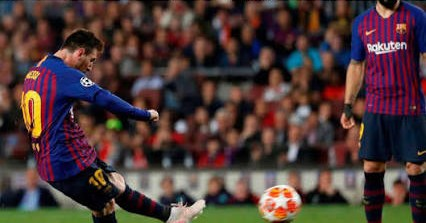
#> input picture img/messi-disparo.jpg, 426 x 223 px; its folder holds 5 pictures in this run
$ python generar_como_funciona.py
#> lines starting #> are read from the running program, lines starting #| are printed output that depends on the picture
"""Imágenes de «Cómo funciona» (portada de pagina_interactiva.html).

Cada una toma una foto real del proyecto (img/) y le dibuja encima el paso del análisis
que explica: escala, detección, seguimiento, ajuste, integral, velocidades, resultado y confianza.
Uso:  python figuras/generar_como_funciona.py
"""
from pathlib import Path
from PIL import Image, ImageDraw, ImageFilter, ImageFont

RAIZ = Path(__file__).resolve().parent.parent
IMG = RAIZ / "img"
W, H = 960, 540
VERDE, CIAN, ROJO, BLANCO, NOCHE = (184, 255, 74), (40, 169, 255), (255, 77, 94), (242, 245, 250), (8, 13, 22)


def fuente(nombre, t):
#> called with nombre = 'consolab.ttf', t = 22
    for n in (nombre, "segoeui.ttf", "arial.ttf"):
        try:
            return ImageFont.truetype(f"C:/Windows/Fonts/{n}", t)
        except OSError:
            pass
    return ImageFont.load_default()


MONO, TIT, TXT = fuente("consolab.ttf", 22), fuente("segoeuib.ttf", 30), fuente("segoeui.ttf", 20)


def encajar(nombre, oscuro=0.35):
    """La foto completa a lo alto, centrada, sobre una versión desenfocada de sí misma."""
    im = Image.open(IMG / nombre).convert("RGB")
    fondo, _ = base(nombre, (im.width / 2, im.height / 2), 1.0, 0.7)
    fondo = fondo.filter(ImageFilter.GaussianBlur(18))
    esc = H / im.height
    fr = Image.blend(im.resize((round(im.width * esc), H), Image.LANCZOS), Image.new("RGB", (round(im.width * esc), H), NOCHE), oscuro)
    ox = (W - fr.width) // 2
    fondo.paste(fr, (ox, 0))
    return fondo, (lambda px, py: (ox + px * esc, py * esc))


def base(nombre, foco, zoom=1.0, oscuro=0.45):
    """Recorta la foto a 16:9 centrando el punto `foco` (en píxeles de la foto original)."""
#> called with nombre = 'messi-disparo.jpg', foco = (282, 160), zoom = 1, oscuro = 0.35
    im = Image.open(IMG / nombre).convert("RGB")
#> im is the input picture: PIL image 426x223 RGB; mean R, G, B 75.8, 56.7, 55.4
    esc = max(W / im.width, H / im.height) * zoom
#> esc = 2.42
    im = im.resize((round(im.width * esc), round(im.height * esc)), Image.LANCZOS)
#> im: PIL image 1032x540 RGB
    fx, fy = foco[0] * esc, foco[1] * esc
#> fx = 682.9; fy = 387.4
    x = min(max(0, fx - W / 2), im.width - W)
#> x = 72
    y = min(max(0, fy - H / 2), im.height - H)
#> y = 0
    im = im.crop((round(x), round(y), round(x) + W, round(y) + H))
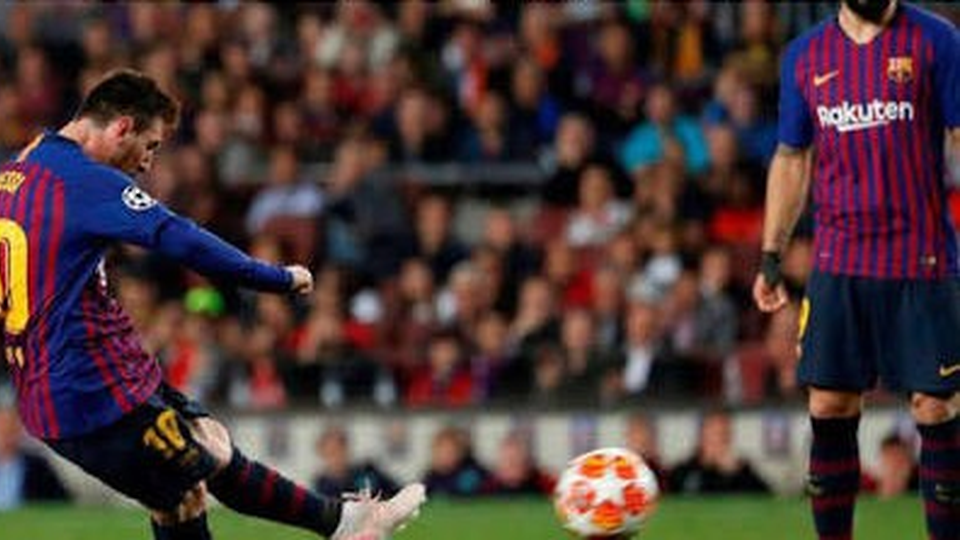
#> im: PIL image 960x540 RGB; mean R, G, B 75.6, 56.1, 55.5
    velo = Image.new("RGB", (W, H), NOCHE)
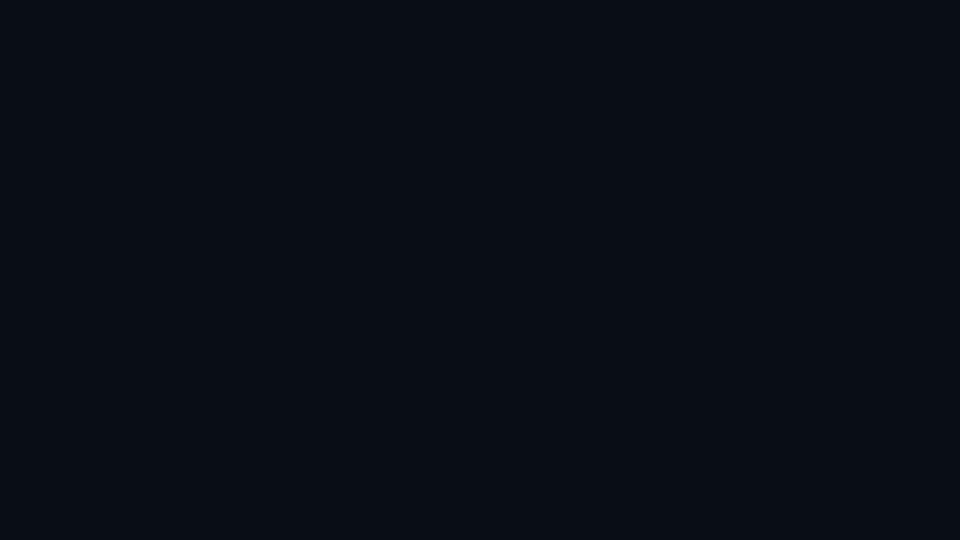
#> velo: PIL image 960x540 RGB; mean R, G, B 8, 13, 22
    im = Image.blend(im, velo, oscuro)
    return im, (lambda px, py: (px * esc - x, py * esc - y))


def etiqueta(d, xy, texto, color=VERDE, f=MONO):
    x, y = xy
    caja = d.textbbox((x, y), texto, font=f)
    d.rounded_rectangle((caja[0] - 8, caja[1] - 6, caja[2] + 8, caja[3] + 6), 6, fill=NOCHE + (215,))
    d.text((x, y), texto, font=f, fill=color)


def titulo(d, n, texto):
    etiqueta(d, (28, H - 64), f"{n:02d}  {texto}", BLANCO, TIT)


def circulo(d, c, r, color, w=4):
    d.ellipse((c[0] - r, c[1] - r, c[0] + r, c[1] + r), outline=color, width=w)


def parabola(x0, x1, ysuelo, alto):
    xm = (x0 + x1) / 2
    return lambda x: ysuelo - alto * (1 - ((x - xm) / ((x1 - x0) / 2)) ** 2)


def guardar(im, nombre):
    im.save(IMG / nombre, quality=84, optimize=True, progressive=True)
    print("ok", nombre)


# 1 · calibrar: el balón mide 22 cm y eso fija la escala
im, P = base("messi-disparo.jpg", (282, 160), 1.0, 0.35)
d = ImageDraw.Draw(im, "RGBA")
b = P(282, 207); r = 26
circulo(d, b, r, VERDE)
d.line((b[0] - r, b[1] + r + 18, b[0] + r, b[1] + r + 18), fill=VERDE, width=3)
for xx in (b[0] - r, b[0] + r):
    d.line((xx, b[1] + r + 10, xx, b[1] + r + 26), fill=VERDE, width=3)
etiqueta(d, (b[0] - 180, b[1] + r + 40), "diámetro = 22 cm  →  m = 0,22 / d_px")
titulo(d, 1, "Calibrar la escala")
guardar(im, "como-1-calibrar.jpg")
#> in guardar, `im.save(IMG / nombre, quality=84, optimize=True, progressive=True)`:
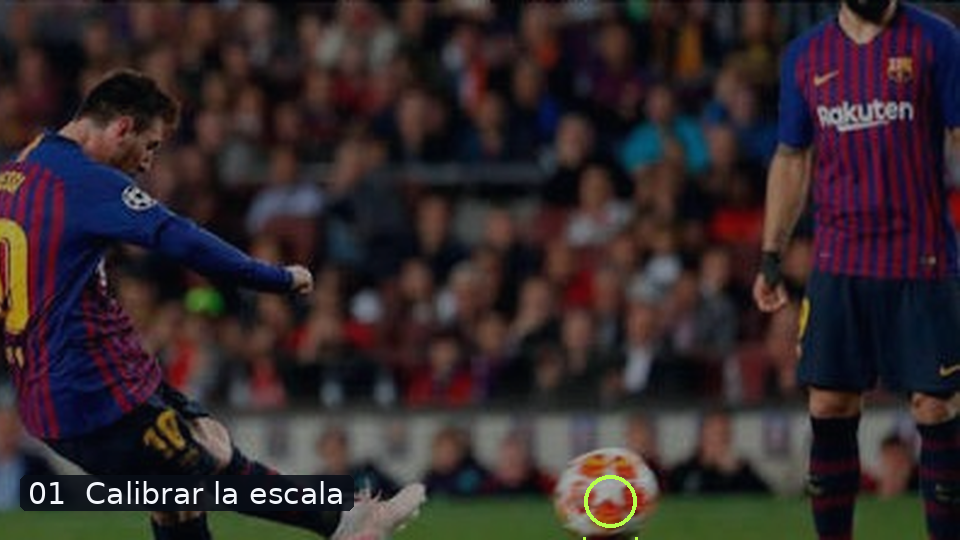
#> saved as como-1-calibrar.jpg: PIL image 960x540 RGB; mean R, G, B 51.9, 41.2, 43.9

# 2 · detectar: candidatos redondos; gana el que está quieto sobre el césped
im, P = base("cr7-chilena.jpg", (700, 300), 1.0, 0.4)
#> call 2 of base, with nombre = 'cr7-chilena.jpg', foco = (700, 300), zoom = 1, oscuro = 0.4
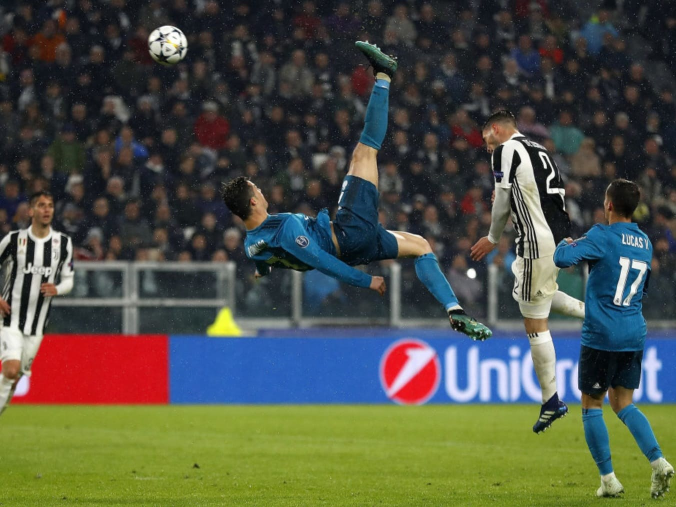
#> input picture img/cr7-chilena.jpg, 1352 x 1014 px (shown at 1/2 size)
#> in base, im is the input picture: PIL image 1352x1014 RGB; mean R, G, B 78.5, 82.2, 69.9
#> in base (call 2), `im = im.crop((round(x), round(y), round(x) + W, round(y) + H))`:
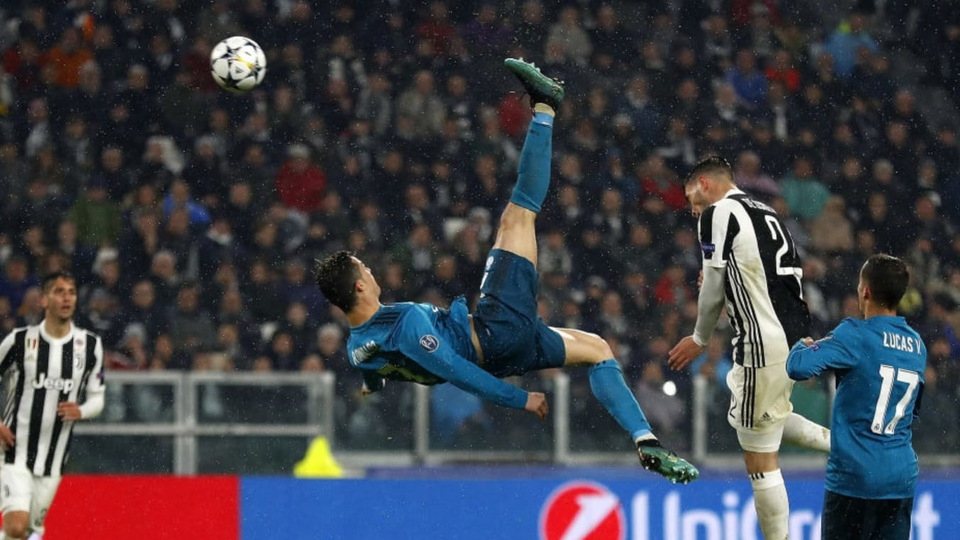
#> im: PIL image 960x540 RGB; mean R, G, B 63.2, 64.2, 71.2
#> in base (call 2), `im = Image.blend(im, velo, oscuro)`:
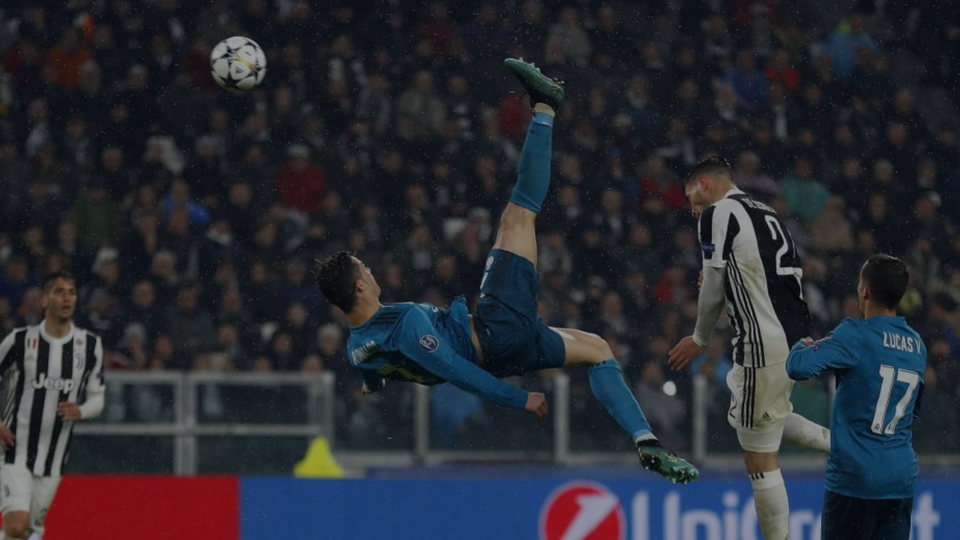
#> im: PIL image 960x540 RGB; mean R, G, B 40.7, 43.3, 51.1
d = ImageDraw.Draw(im, "RGBA")
b = P(334, 83)
circulo(d, b, 34, VERDE, 5); etiqueta(d, (b[0] + 44, b[1] - 14), "1  balón · redondo y aislado")
for k, (px, py) in enumerate([(520, 420), (930, 640)], start=2):
    q = P(px, py); circulo(d, q, 30, ROJO, 3); etiqueta(d, (q[0] + 38, q[1] - 12), f"{k}  descartado", ROJO)
titulo(d, 2, "Detectar el balón")
guardar(im, "como-2-detectar.jpg")
#> call 2 of guardar, with nombre = 'como-2-detectar.jpg'
#> in guardar (call 2), `im.save(IMG / nombre, quality=84, optimize=True, progressive=True)`:
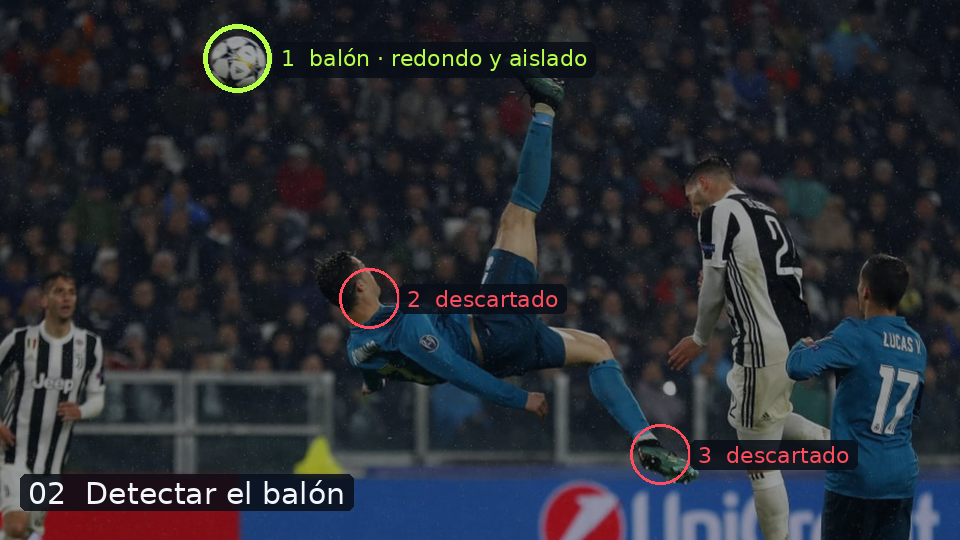
#> saved as como-2-detectar.jpg: PIL image 960x540 RGB; mean R, G, B 40.7, 43.8, 50.7

# 3 · seguir: ventana de búsqueda alrededor de la posición prevista
im, P = base("cr7-chilena-2.jpg", (300, 0), 1.0, 0.4)
#> (the run stopped early here; a loop or call above may not have finished)
